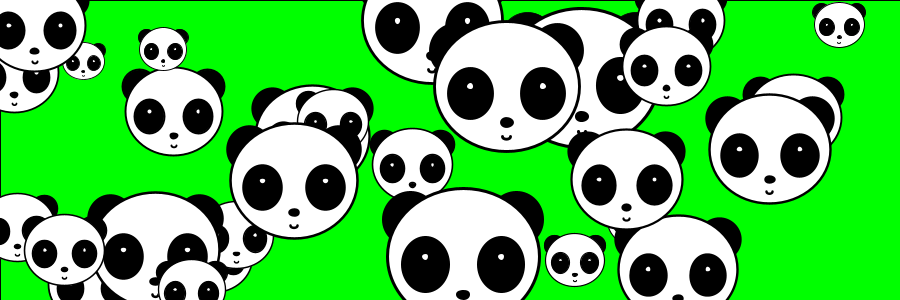
Frame 1 (no input)
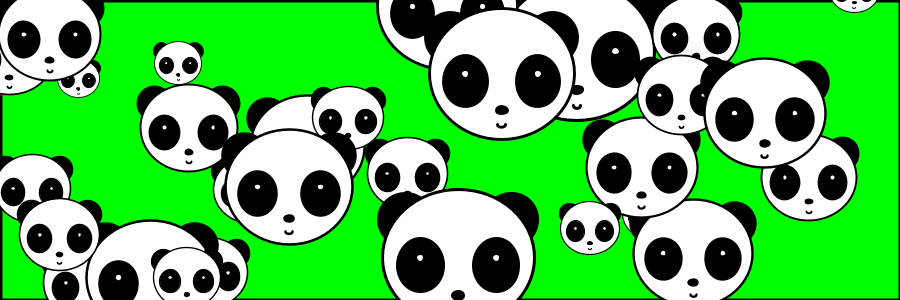
Frame 60 (the mouse pressed at the canvas centre just before this capture)
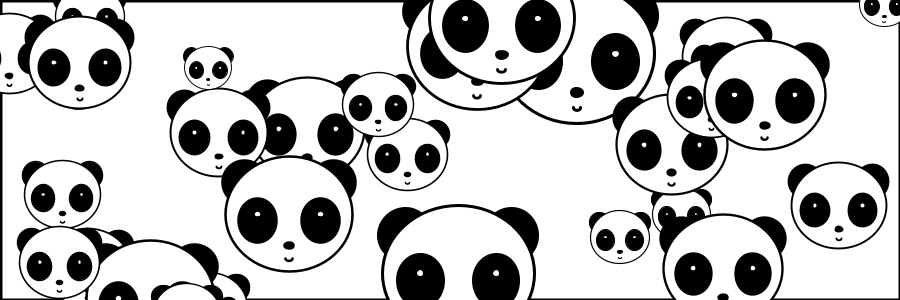
Frame 120 (the mouse held since frame 60 and released just before this capture)

The Processing sketch that drew these frames (run headless with seeded random() and noise(); from frame 60 on, the mouse is pressed at the canvas centre):

// Processing sketch: processing_40201
// ── processing_40201.pde

float [] x = new float[30];
float [] y = new float[30];
float [] s = new float[30];
float a;
void setup(){
  size(900,300);
  a=5;
smooth();
  for (int i=0; i< x.length; i++){
    x[i]=random(0,900);
    y[i]=random(0,300);
    s[i]=random(0.2,0.8);   
  }
}
  void draw(){
   fill(distance(0,0,mouseX,mouseY),distance(900,300,mouseX,mouseY),distance(0,300,mouseX,mouseY)); //color will change depend on distance of the mouse and setting point
    rect(0,0,900,300);
    for(int i=0;i<x.length;i++){
      panda(x[i],y[i],s[i]);
      x[i]+=a;
      y[i]+=random(-5,5);
      if(x[i]>900||x[i]<0){
        a=-a;
       }
    }}
    
  
void panda(float x,float y,float s){
pushMatrix();
  translate(x,y);
  scale(s);//scale the panda
//ears of panda
fill(0);
ellipse(-70,-50,70,70);
ellipse(70,-50,70,70);
//head of panda
fill(255);
strokeWeight(4);
ellipse(0,0,200,180);
//eyes of panda
fill(0);
ellipse(-50,10,60,70);
ellipse(50,10,60,70);
fill(255);
ellipse(-50,0,12,12);
ellipse(50,0,12,12);
//nose of panda
fill(0);
ellipse(0,50,15,10);
//mouse of panda
noFill();
stroke(0);
strokeWeight(4);
bezier(-5,70,-5,75,5,75,5,70);
popMatrix();
}
float distance(float x1, float y1,float x2, float y2){ //return value of the distance of mouse position and setting point)
  float dx=x1-x2;
  float dy=y1-y2;
  float d=sqrt(dx*dx-dy*dy);
  return d;}
